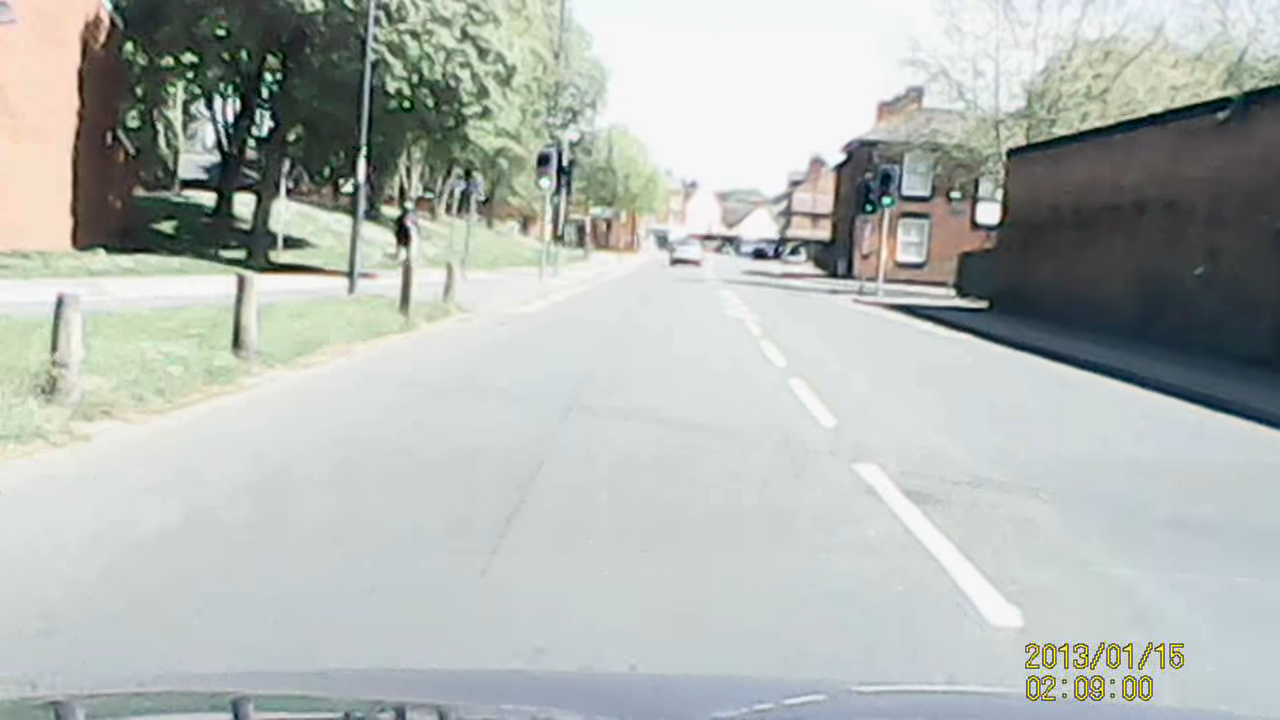
#> input picture data/1280x720/image1.png, 1280 x 720 px, given in place of video.mp4, which was not available
$ python image_processor.py
#> lines starting #> are read from the running program, lines starting #| are printed output that depends on the picture; after the words box and inside, x2 and y2 are one past the last pixel; in counts of white or black regions, pixels touching at a corner belong together; pictures that were not available may be replaced by others from this repository, and a replacement may not be noted
### source/blob.py
class Blob:
    def __init__(self, x, y, radius, direction, median_color):
        self.x = x
        self.y = y
        self.radius = radius
        self.direction = direction
        self.median_color = median_color

### source/roi.py
class ROI:
    def __init__(self, image, blob):
        self.image = image
        self.blob = blob

### source/image_processor.py
import cv2
import numpy as np
from blob import Blob as blob
from roi import ROI as roi

class Image_Processor:
    def __init__(self):
        self._path = "../data/1280x720/"
        self._images_number = 28
        self._image_origin = 0
        self._image = 0
        self._image_grayscale = 0
        self._image_white_top_hat = 0
        self._image_separeded = 0
        self._blob_list = []
        self._roi_list = []

    # download original image and save it and another image that is top third part of original image
    def source_image_downloader(self, image_name):
        self._image_origin = cv2.imread(image_name)
        self._image = self._image_origin[0:240, 0:1280]

    # convert image to grayscale
    def convert_to_grayscale(self):
        self._image_grayscale = cv2.cvtColor(self._image, cv2.COLOR_RGB2GRAY)

    # using morphology white top-hat operator, which delete not necessary details
    def white_tophat(self, kernel):
        self._image_white_top_hat = cv2.morphologyEx(self._image_grayscale, cv2.MORPH_TOPHAT, kernel)

    # with using some threshold parameter filtering image to separate objects
    def object_separator_tozero(self, thrsh, max):
        ret1, threshold = cv2.threshold(self._image_white_top_hat, thrsh, max, cv2.THRESH_TOZERO)
        self._image_separeded = threshold

    # on separated picture finding blobs and their parameters
    def blob_detector(self):
        # Setup SimpleBlobDetector parameters.
        params = cv2.SimpleBlobDetector_Params()

        # Filter by Color
        params.filterByColor = True
        params.blobColor = 255

        # Change thresholds
        params.minThreshold = 10
        params.maxThreshold = 200

        # Filter by Area.
        params.filterByArea = True
        params.minArea = 64
        params.maxArea = 480

        # Filter by Circularity
        params.filterByCircularity = True
        params.minCircularity = 0.8

        # Filter by Convexity
        params.filterByConvexity = True
        params.minConvexity = 0.7

        # Filter by Inertia
        params.filterByInertia = True
        params.minInertiaRatio = 0.5

        detector = cv2.SimpleBlobDetector_create(params)
        keypoints = detector.detect(self._image_separeded)
        for kp in keypoints:
            radius = kp.size / np.pi ** 0.5
            blob_x = kp.pt[0]
            blob_y = kp.pt[1]
            step = radius / 2 ** 0.5
            # analyse area around the blob centroid to find it average color
            color_area = self._image[int(blob_y - step):int(blob_y + step), int(blob_x - step):int(blob_x + step)]
            median_color_per_row = np.median(color_area, axis=0)
            median_color = np.median(median_color_per_row, axis=0)
            # analyse intensity around the blob to determine in which direction area should be caught
            sum_up = 0
            sum_down = 0
            for i in range(1, 10):
                try:
                    sum_up += self._image_grayscale[int(blob_y) + int(radius) + i][int(blob_x)]
                    sum_down += self._image_grayscale[int(blob_y) - int(radius) - i][int(blob_x)]
                except:
                    pass
            if sum_up > sum_down:
                direct = "up"
            else:
                direct = "down"
            self._blob_list.append(blob(int(blob_x), int(blob_y), radius, direct, median_color))

    # with using of blobs and their parameters finding ROIs (regions of interest on grayscale image)
    def roi_intensity_based(self):
        for blob in self._blob_list:
            step = int(blob.radius * 1.3)
            self._image_grayscale[blob.y - step:blob.y + step, blob.x - step:blob.x + step] = 0
            try:
                # if direction = "up" than catch area under the blob (for green traffic light)
                if blob.direction == "up":
                    self._roi_list.append((roi(
                        self._image_grayscale[blob.y - int(4 * blob.radius):blob.y + int(1.5 * blob.radius),
                        blob.x - int(1.5 * blob.radius):blob.x + int(1.5 * blob.radius)],
                        blob
                    )))
                # if direction = "up" than catch area below the blob (for red traffic light)
                elif blob.direction == "down":
                    self._roi_list.append((roi(
                        self._image_grayscale[blob.y - int(1.5 * blob.radius):blob.y + int(4 * blob.radius),
                        blob.x - int(1.5 * blob.radius):blob.x + int(1.5 * blob.radius)],
                        blob
                    )))
            except:
                pass

    # with using of rois (each of them include blob as parameter) finding traffic light on original image
    def find_traffic_light_intensity_based(self):
        # finding average intensity of ROIs of some picture
        average_intensities = []
        sum_intensity = 0
        count_intensity = 0
        for roi in self._roi_list:
            for j in range(len(roi.image)):
                for k in range(len(roi.image[j])):
                    if roi.image[j][k] != 0:
                        sum_intensity += roi.image[j][k]
                        count_intensity += 1
            try:
                average_intensities.append(int(sum_intensity / count_intensity))
            except:
                pass
            sum_intensity = 0
            count_intensity = 0
        average_trashold = 140
        for i in range(len(average_intensities)):
            if average_intensities[i] < average_trashold:
                # average (median) color values of blob and other parameters of it, which is in blob
                average_blob_blue = self._roi_list[i].blob.median_color[0]
                average_blob_green = self._roi_list[i].blob.median_color[1]
                average_blob_red = self._roi_list[i].blob.median_color[2]
                blob_x = self._roi_list[i].blob.x
                blob_y = self._roi_list[i].blob.y
                direction = self._roi_list[i].blob.direction
                step = 40
                # if green is main color - than traffic light is green
                if average_blob_green > average_blob_red and average_blob_green > average_blob_blue and direction == "up":
                    cv2.rectangle(self._image_origin, (int(blob_x - step), int(blob_y - step * 2)),
                                  (int(blob_x + step), int(blob_y + step / 2)), (0, 255, 0), 2)
                # if red is main color - than traffic light is red
                elif average_blob_red > average_blob_green and average_blob_red > average_blob_blue and direction == "down":
                    cv2.rectangle(self._image_origin, (int(blob_x - step), int(blob_y - step / 2)),
                                  (int(blob_x + step), int(blob_y + step * 2)), (0, 0, 255), 2)

    # [13 lines left out: function images_runner, not called in this run]

    def video_runner(self):
        cap = cv2.VideoCapture(self._path + 'video.mp4')
        while (cap.isOpened()):
            ret, image = cap.read()
#> image is the input picture: shape (720, 1280, 3); mean B, G, R 179.8, 184.1, 178.3
            self._image_origin = image
            self._image = self._image_origin[0:240, 0:1280]
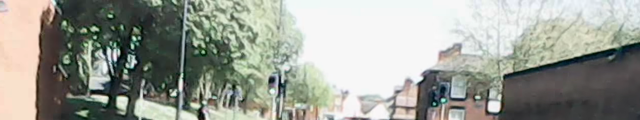
#> self._image: shape (240, 1280, 3) (shown at 1/2 size); mean B, G, R 149.4, 158.1, 154.9
            self.convert_to_grayscale()
#> in convert_to_grayscale, `self._image_grayscale = cv2.cvtColor(self._image, cv2.COLOR_RGB2GRAY)`:
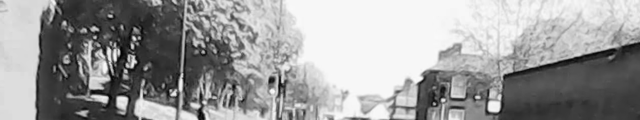
#> self._image_grayscale: shape (240, 1280) (shown at 1/2 size); min 0, max 254, mean 155.1
            self.white_tophat(np.ones((20, 20), np.uint8))
#> in white_tophat, `self._image_white_top_hat = cv2.morphologyEx(self._image_grayscale, cv..`:
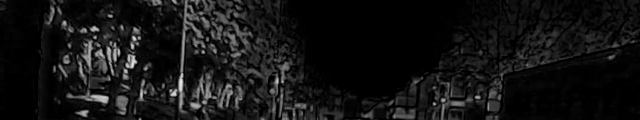
#> self._image_white_top_hat: shape (240, 1280) (shown at 1/2 size); min 0, max 237, mean 19.3
            self.object_separator_tozero(30, 255)
#> in object_separator_tozero, `ret1, threshold = cv2.threshold(self._image_white_top_hat, thrsh, max,..`:
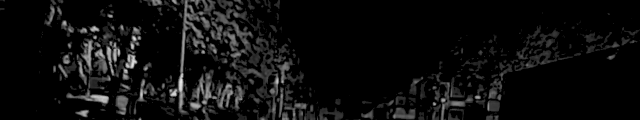
#> threshold: shape (240, 1280) (shown at 1/2 size); min 0, max 237, mean 13.6
#> in object_separator_tozero, `ret1, threshold = cv2.threshold(self._image_white_top_hat, thrsh, max,..`: ret1 = 30
            self.blob_detector()
#> in blob_detector, `keypoints = detector.detect(self._image_separeded)`: keypoints = 2 keypoints; (x, y, size): (676, 203, 11.2), (545, 182, 10.2)
#> the loop in blob_detector, `for kp in keypoints:` made 2 passes
#> after the loop in blob_detector, `for kp in keypoints:`: self._blob_list = 2 items
            self.roi_intensity_based()
#> the loop in roi_intensity_based, `for blob in self._blob_list:` made 2 passes
#> step on passes 1 to 2: 8, 7
#> after the loop in roi_intensity_based, `for blob in self._blob_list:`:
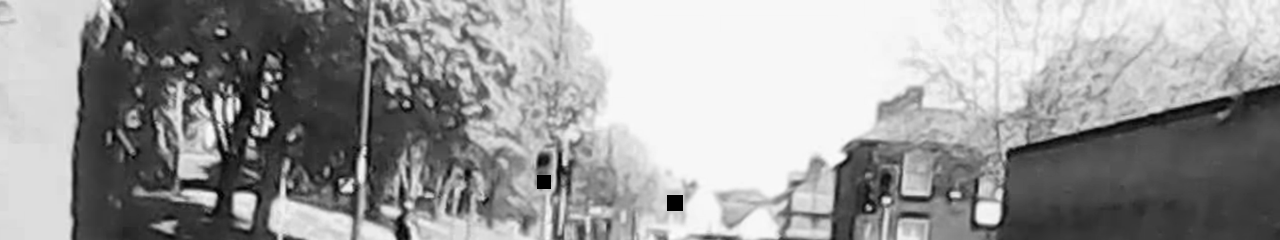
#> self._image_grayscale: shape (240, 1280); 0.15% of pixels changed, all inside (x1, y1, x2, y2) = (537, 175, 683, 211)
            self.find_traffic_light_intensity_based()
#> the loop in find_traffic_light_intensity_based, `for roi in self._roi_list:` made 2 passes
#> (sum_intensity, count_intensity) on passes 1 to 2: (0, 0), (0, 0)
#> after the loop in find_traffic_light_intensity_based, `for roi in self._roi_list:`: average_intensities = [216, 101]
#> the loop in find_traffic_light_intensity_based, `for i in range(len(average_intensities)):` made 2 passes
#> (average_blob_blue, average_blob_green, average_blob_red, blob_x, blob_y, direction, step) on pass 2: (236.5, 245, 228.2, 544, 182, 'up', 40)
#> after the loop in find_traffic_light_intensity_based, `for i in range(len(average_intensities)):`:
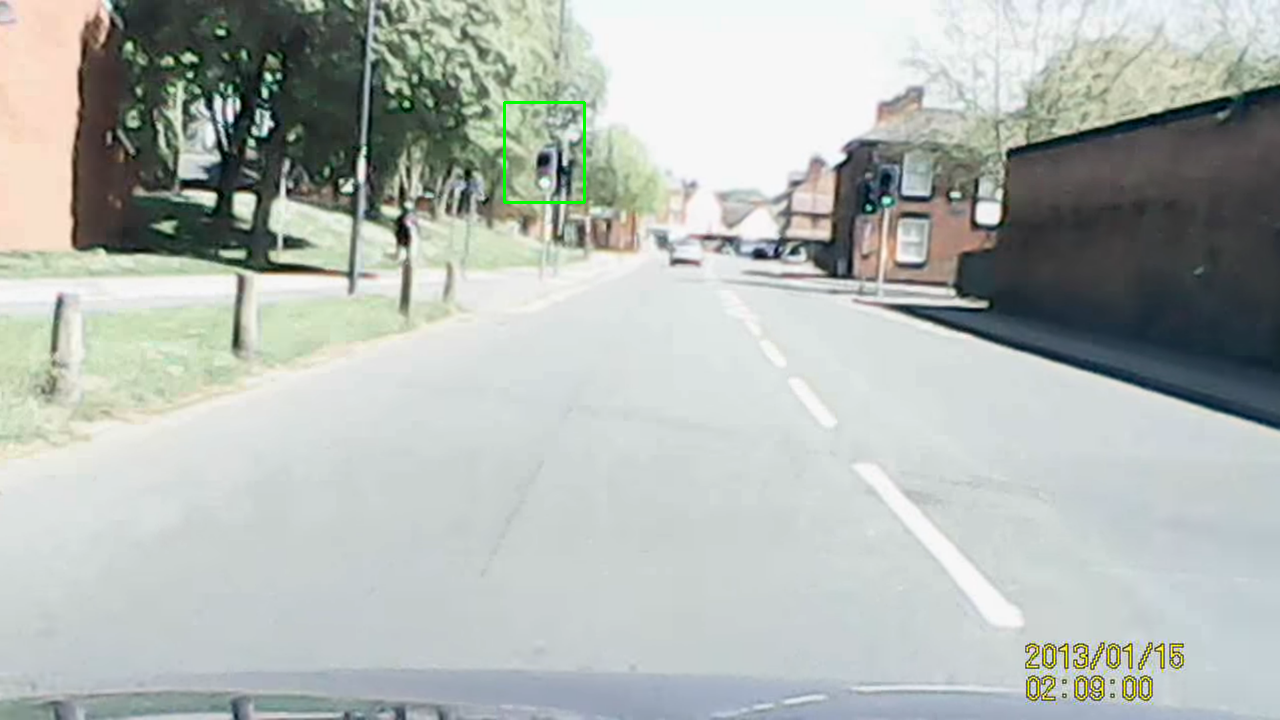
#> self._image_origin: shape (720, 1280, 3); 0.12% of pixels changed, all inside (x1, y1, x2, y2) = (503, 101, 586, 204)
            cv2.imshow('frame', self._image_origin)
            if cv2.waitKey(1) & 0xFF == ord('q'):
#> (key q is pressed here)
                break
            self._roi_list = []
            self._blob_list = []
        cap.release()
        cv2.destroyAllWindows()

if __name__ == '__main__':
    image_processor = Image_Processor()
    # to run on images use
    image_processor.video_runner()
    # image_processor.video_runner()

$ run again, on data/1280x720/image10.png
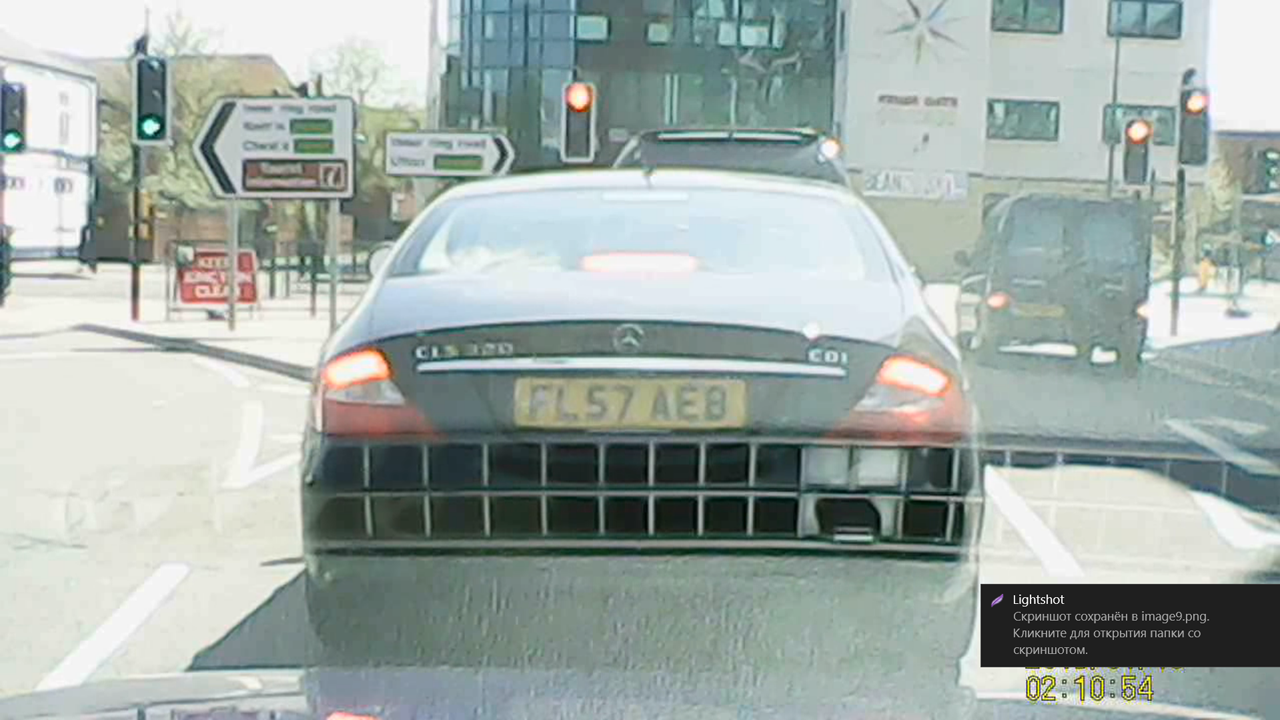
#> input picture data/1280x720/image10.png, 1280 x 720 px, given in place of video.mp4, which was not available
#> in video_runner, image is the input picture: shape (720, 1280, 3); mean B, G, R 167.3, 171.8, 160.7
#> ret1 = 30
#> keypoints = 5 keypoints; (x, y, size): (658, 32, 19.6), (1137, 131, 16.3), (11, 140, 15.4), (150, 126, 14.8), (829, 149, 14.2)
#> the loop in blob_detector, `for kp in keypoints:` made 5 passes
#> after the loop in blob_detector, `for kp in keypoints:`: self._blob_list = 5 items
#> the loop in roi_intensity_based, `for blob in self._blob_list:` made 5 passes
#> step on passes 1 to 5: 11, 11, 14, 10, 10
#> after the loop in roi_intensity_based, `for blob in self._blob_list:`:
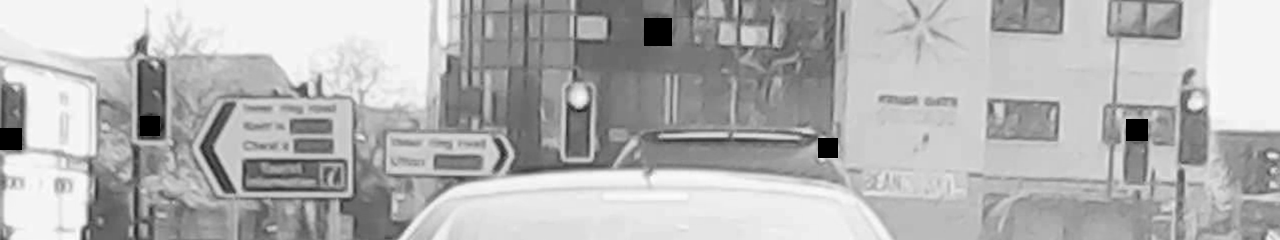
#> self._image_grayscale: shape (240, 1280); min 0, max 254, mean 179.3
#> the loop in find_traffic_light_intensity_based, `for roi in self._roi_list:` made 5 passes
#> after the loop in find_traffic_light_intensity_based, `for roi in self._roi_list:`: average_intensities = [136, 151, 83]
#> the loop in find_traffic_light_intensity_based, `for i in range(len(average_intensities)):` made 3 passes
#> (average_blob_blue, average_blob_green, average_blob_red, blob_x, blob_y, direction, step) on passes 1, 3: (242.8, 244.2, 189.8, 11, 139, 'up', 40), (167.5, 176.5, 141.5, 658, 32, 'up', 40)
#> after the loop in find_traffic_light_intensity_based, `for i in range(len(average_intensities)):`:
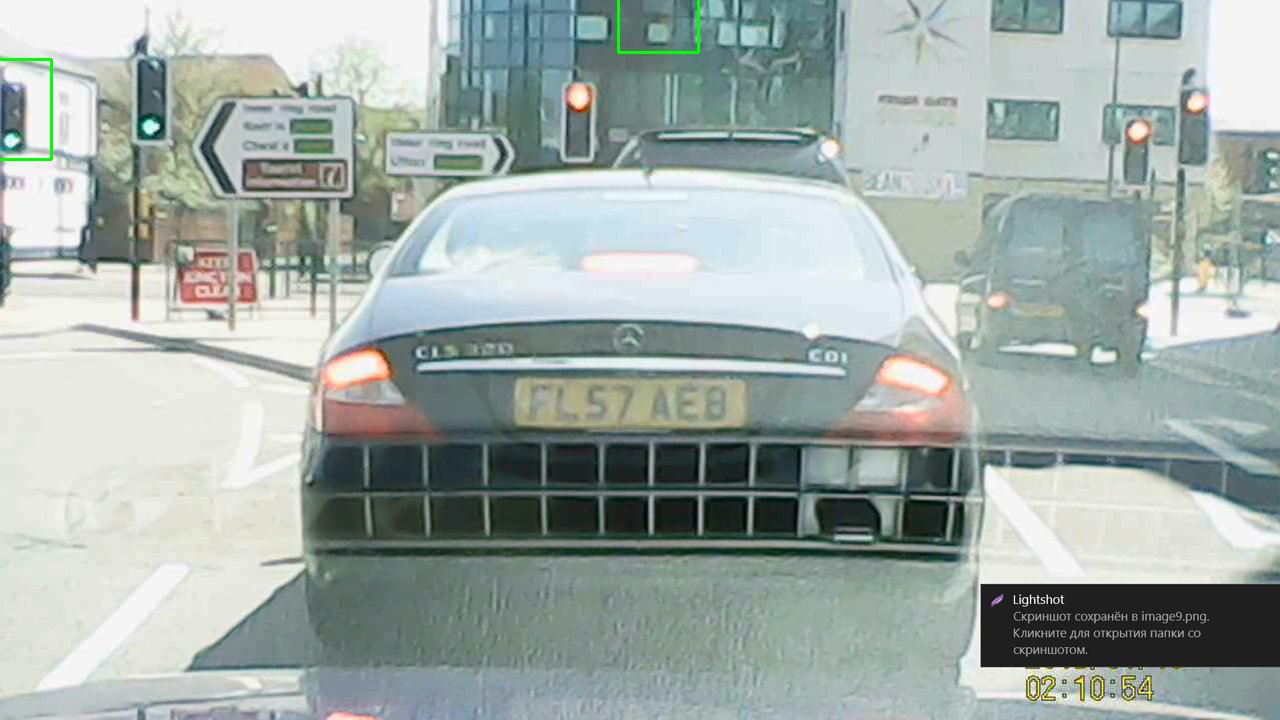
#> self._image_origin: shape (720, 1280, 3); 0.13% of pixels changed, all inside (x1, y1, x2, y2) = (0, 0, 700, 161)
